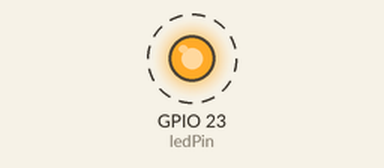
Recording of a program running on a simulated ESP32. Parts: output pins drawn as LEDs (lit = HIGH). Dashed ring = blinking. What the program prints to the serial monitor is not drawn.

Above: at 0.5 s.
Timing chart, 0 to 4.6 s (numbered marks = the images above):
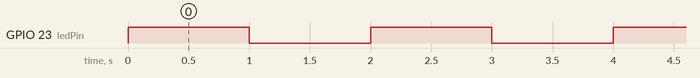

Measured:
- by itself, GPIO 23 (ledPin): alternates HIGH for 1.0 s and LOW for 1.0 s

The program:

main.cpp
```cpp
#include <Arduino.h>

// ledPin refers to ESP32 GPIO 23
const int ledPin = 23;

// the setup function runs once when you press reset or power the board
void setup() {
    // initialize digital pin ledPin as an output.
    pinMode(ledPin, OUTPUT);
    // Serial
    Serial.begin(115200);
  }

// the loop function runs over and over again forever
void loop() {
  //
  Serial.println("LED on\r\n");
    digitalWrite(ledPin, HIGH);   // turn the LED on (HIGH is the voltage level)
    delay(1000);                  // wait for a second
    Serial.println("LED off\r\n");
    digitalWrite(ledPin, LOW);    // turn the LED off by making the voltage LOW
    delay(1000);                  // wait for a second
    //
}
```
